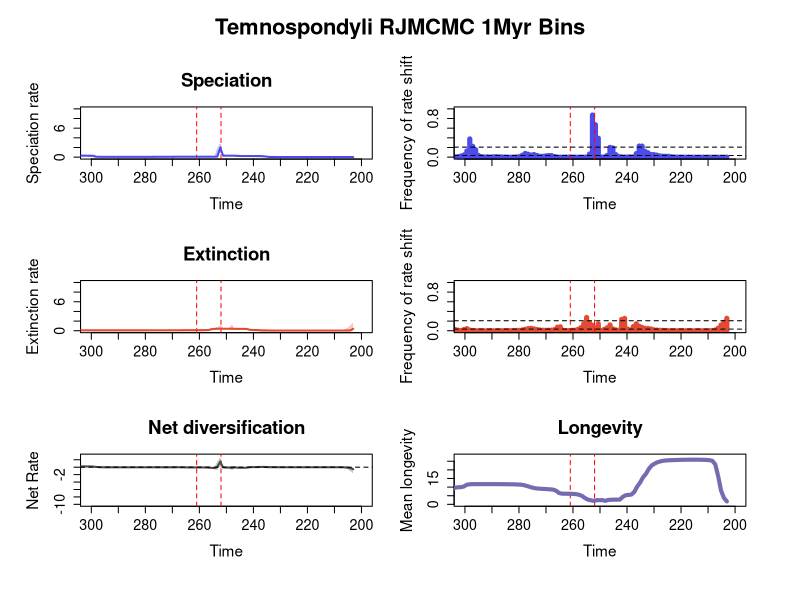

The R script that drew this image:


pdf(file='C:/Users/SimoesLabAdmin/Documents/BDNN_Arielli/temnospondyli/mcmc_no_predictors/A_rjmcmc_sampled_every_20k/RTT_plots_final.pdf', width=11, height=11)
# Note: reducing the width of the pdf by any more will force the x axis tick labels back to every 20 ma from the custom 10 ma
par(mfrow=c(3,2), cex.main=1.7, cex.lab=1.4, cex.axis=1.3,
    oma=c(2, 2, 4, 2))     # outer margins for the entire figure
library(scales)

# Define custom tick positions at 10 MY intervals
x_ticks <- seq(-300, -200, by=10)
x_tick_labels <- abs(x_ticks)

# Calculate positions for the mass extinction events
perm_trias_extinction = -252 # End-Permian mass extinction (252 Ma)
guadalupian_extinction = -261 # Guadalupian extinction (261 Ma)

time=c(-203.049067095, -204.11947328500003,-205.189879475,-206.26028566500003,-207.330691855,-208.40109804500003,-209.471504235,-210.54191042500003,-211.612316615,-212.68272280500003,-213.753128995,-214.82353518500003,-215.893941375,-216.96434756500003,-218.034753755,-219.10515994500003,-220.175566135,-221.24597232500003,-222.316378515,-223.38678470500003,-224.457190895,-225.52759708500002,-226.598003275,-227.66840946500002,-228.738815655,-229.80922184500002,-230.879628035,-231.95003422500002,-233.020440415,-234.09084660500002,-235.161252795,-236.23165898500002,-237.302065175,-238.37247136500002,-239.442877555,-240.51328374500002,-241.583689935,-242.65409612500002,-243.724502315,-244.79490850500002,-245.865314695,-246.93572088500002,-248.006127075,-249.07653326500002,-250.146939455,-251.21734564500002,-252.287751835,-253.35815802500002,-254.428564215,-255.49897040500002,-256.56937659500005,-257.639782785,-258.710188975,-259.780595165,-260.85100135500005,-261.921407545,-262.991813735,-264.062219925,-265.13262611500005,-266.203032305,-267.273438495,-268.343844685,-269.41425087500005,-270.484657065,-271.555063255,-272.625469445,-273.69587563500005,-274.766281825,-275.836688015,-276.907094205,-277.97750039500005,-279.047906585,-280.118312775,-281.188718965,-282.25912515500005,-283.329531345,-284.399937535,-285.470343725,-286.54074991500005,-287.611156105,-288.681562295,-289.751968485,-290.82237467500005,-291.892780865,-292.963187055,-294.033593245,-295.10399943500005,-296.174405625,-297.244811815,-298.315218005,-299.38562419500005,-300.456030385,-301.526436575,-302.596842765,-303.66724895500005,-304.737655145,-305.808061335,-306.878467525,-307.94887371500005,-309.019279905)
rate=c(0.02418712352950747, 0.02416526015265455,0.024158825108776434,0.024158825108776434,0.02415943995885243,0.0241599154402284,0.024159922373254684,0.024160971087713465,0.02416236273161705,0.024163714802773045,0.024165816998243696,0.024173497563970234,0.02418448748147939,0.024199443897796935,0.024211857151744964,0.02422827609694233,0.02424560645142779,0.024282100451159822,0.02432976154912806,0.024387237971664755,0.02452197733084148,0.024848273913091398,0.025303301399661554,0.025725043124976053,0.02619488091959979,0.02690725722673236,0.027983939263885593,0.029221776292478897,0.031386490611770956,0.03724827476612283,0.11624186748875011,0.17702605527303567,0.22349402542492935,0.22550980705800633,0.22600367293589596,0.22721065083005776,0.22762948651966938,0.22859155080988958,0.23094826407749686,0.23770956712983177,0.26072850989505825,0.3011449612107728,0.30510208105407954,0.30398817136319656,0.3039011579877309,0.30852988976270435,1.9264791944227753,0.11697652558664029,0.09246013352731378,0.09156141920772223,0.0914877028632062,0.09143063822501961,0.09142032997410687,0.0913484784923054,0.09120387812715022,0.09105978575314642,0.09085437827543252,0.09062845471960561,0.09056019635412922,0.09047010428520244,0.09020306051797039,0.08779802848773818,0.08476313732432102,0.08245766929734483,0.08091820187770012,0.07976662470257326,0.07858898417196458,0.07607171190433043,0.07372897060372212,0.07182979979080636,0.06848874574843372,0.06534943057909172,0.0640385897081617,0.06366670837916114,0.06354049504923479,0.06347583900377572,0.06344930300223862,0.06344930300223862,0.06349439596345435,0.06365743243227648,0.0638893207610183,0.06434530059821152,0.06460130228545075,0.06473222155492217,0.06498374370406705,0.0651566422906682,0.06543371631401235,0.06633425012641525,0.0729069480926264,0.0924337484396473,0.2842409308746611,0.2981120705283432,0.3037499181389608,0.3073290175291431,0.30847304047137625,0.3085448786818368,0.3086451889975679,0.30876811221883504,0.31189493371347055,0.33793115357445447)
minHPD=c(0.007531274290502142, 0.00753622990671462,0.007649910678998141,0.007567477482754343,0.007568870325054388,0.0075935331977245646,0.007599723887775216,0.007611786846115032,0.007531274290502142,0.007611786846115032,0.007610937465487986,0.007608722545017287,0.0075935331977245646,0.007568870325054388,0.00767755770345168,0.0076189430546379,0.007681191215750186,0.007676875502820546,0.0075631481154083855,0.0075653132366769685,0.00720922649374376,0.006129948152560766,0.003528637487108255,0.005909860015400134,0.00767755770345168,0.007933049017420866,0.008410720735350107,0.00877539142524024,0.00877539142524024,0.008884647015435133,0.011775100905627897,0.015534377258507934,0.08393562410128472,0.08676927190467426,0.08644869312330057,0.08737086855272184,0.08746471071220037,0.08737086855272184,0.08737086855272184,0.08662979920683504,0.09034472932102998,0.1308498410832844,0.20431470543398103,0.20592729753752023,0.20652639546388651,0.1959408564281656,1.0330355184337525,0.045767771168885765,0.050999987743032334,0.05168786169570942,0.05242496715759512,0.05259312456971181,0.05168786169570942,0.051818726264590866,0.05177390067750504,0.05242496715759512,0.051818726264590866,0.05173273493858286,0.05177390067750504,0.05153388033731122,0.05073098643268271,0.0487631720204029,0.04574130679718441,0.04314049643763425,0.04236802517001539,0.04040501526828131,0.03917574169163644,0.03774945929963532,0.0361198889861233,0.03486582005145578,0.028843370990684177,0.024081358420064848,0.024796662644830134,0.025448179697492593,0.02545710383444905,0.02568785653378891,0.02576060163002052,0.026061255316347086,0.027431269756419668,0.027876365593263272,0.029013078658278887,0.03034498080028249,0.031011852646028373,0.030931816626894013,0.031008948438542846,0.030431973216047195,0.02955243941549357,0.022952209044503652,0.030118343362656244,0.03334455065073734,0.04778432224494453,0.07170186587659277,0.1728194656400393,0.1784055917637081,0.18154360207118475,0.17964085602248894,0.17964085602248894,0.17880128655168084,0.16369982109381306,0.16358686547452764)
maxHPD=c(0.04354837535958902, 0.043320489844819496,0.043320489844819496,0.04319850121638267,0.04317903435004532,0.043185160392153386,0.04318132684299908,0.04317903435004532,0.043093514308327203,0.04317903435004532,0.04317903435004532,0.04318132684299908,0.043185160392153386,0.043176240195019644,0.043320489844819496,0.043324995614562906,0.043502893655917446,0.04372179388053163,0.04384514665740728,0.044290896115968,0.04522201552124802,0.04804725824948675,0.07139157257950533,0.09997895953388165,0.11326684484686322,0.12557741394578045,0.1380843130108084,0.14899127776667825,0.17285064214162696,0.24014667443022514,0.2854289250008776,0.3111408687567717,0.3350939741534418,0.330907498737883,0.3292700386070069,0.32861342892822465,0.32861342892822465,0.32892951247820934,0.33112158344904025,0.3415809833162391,0.3972025568018397,0.5044439570982041,0.47599468648264565,0.46511693670603915,0.4652532401866321,0.49966503770517506,3.0241912878913793,1.9002306863483356,0.19295965650523578,0.18270004696486522,0.18274129881169812,0.18251591147339274,0.18144577477629897,0.18126511227531591,0.18067398071667637,0.1808391730265163,0.1796691495305325,0.1790488696206697,0.1790488696206697,0.1791109432148444,0.1790488696206697,0.1763112855366342,0.17112945846795968,0.16553823915919094,0.16321437229038063,0.16026675880293625,0.1578170320570442,0.151084442538062,0.14301220736762094,0.137230120541602,0.12531809883997214,0.10824890720148485,0.10228341678541099,0.10109809586593688,0.10028661538705617,0.10029705305552772,0.10025649123403811,0.10028661538705617,0.10046818039263875,0.09881113018167997,0.09809728255555432,0.09727302933061259,0.09723730325736085,0.09726517453128557,0.09763382509496103,0.09809179624975817,0.10022956997160196,0.17862097983964617,0.30074296601444567,0.3432609950509072,0.42131962680414115,0.4366755666484208,0.4885427280102973,0.46479462829643625,0.4659208194420687,0.4657478429299226,0.46943139082128194,0.47378300739504847,0.5264527671892592,1.528683726773804)
remove_na = !is.na(rate)
time = time[remove_na]
plot(time,time,type = 'n', ylim = c(0, 10), xlim = c(-300,-200), ylab = 'Speciation rate', xlab = 'Time',main='Speciation', xaxt='n') # xaxt removes default x axis

# Add a title to the pdf
title(main="Temnospondyli RJMCMC 1Myr Bins", outer=TRUE, cex.main=2)

# Custom x-axis with 10MY interval ticks
axis(1, at=x_ticks, labels=x_tick_labels, cex.axis=1.3)
# Add vertical lines for mass extinction events
abline(v=perm_trias_extinction, col="red", lty=2) 
abline(v=guadalupian_extinction, col="red", lty=2)

polygon(c(time, rev(time)), c(maxHPD[remove_na], rev(minHPD[remove_na])), col = alpha('#4c4cec',0.3), border = NA)
lines(time,rate[remove_na], col = '#4c4cec', lwd=2)
mids=c(-203.0544731868687, -204.13569156060606,-205.21690993434345,-206.2981283080808,-207.3793466818182,-208.46056505555555,-209.54178342929293,-210.62300180303032,-211.70422017676768,-212.78543855050506,-213.86665692424242,-214.9478752979798,-216.02909367171716,-217.11031204545455,-218.19153041919193,-219.2727487929293,-220.35396716666668,-221.43518554040404,-222.51640391414142,-223.5976222878788,-224.67884066161616,-225.76005903535355,-226.8412774090909,-227.9224957828283,-229.00371415656568,-230.08493253030304,-231.16615090404042,-232.24736927777778,-233.32858765151516,-234.40980602525252,-235.4910243989899,-236.57224277272726,-237.65346114646465,-238.73467952020204,-239.8158978939394,-240.89711626767678,-241.97833464141414,-243.05955301515152,-244.1407713888889,-245.22198976262627,-246.30320813636365,-247.384426510101,-248.4656448838384,-249.54686325757578,-250.62808163131314,-251.7093000050505,-252.79051837878788,-253.87173675252527,-254.95295512626262,-256.03417350000007,-257.1153918737374,-258.1966102474747,-259.27782862121217,-260.3590469949495,-261.4402653686868,-262.52148374242427,-263.6027021161616,-264.68392048989904,-265.76513886363637,-266.8463572373737,-267.92757561111114,-269.00879398484847,-270.0900123585859,-271.17123073232324,-272.25244910606057,-273.333667479798,-274.41488585353534,-275.4961042272728,-276.5773226010101,-277.65854097474744,-278.7397593484849,-279.8209777222222,-280.90219609595965,-281.983414469697,-283.0646328434343,-284.14585121717175,-285.2270695909091,-286.3082879646465,-287.38950633838385,-288.4707247121212,-289.5519430858586,-290.63316145959595,-291.7143798333334,-292.7955982070707,-293.87681658080805,-294.9580349545455,-296.0392533282828,-297.12047170202027,-298.2016900757576,-299.2829084494949,-300.36412682323237,-301.4453451969697,-302.52656357070714,-303.60778194444447,-304.6890003181818,-305.77021869191924,-306.85143706565657,-307.9326554393939,-309.01387381313134)
counts=c(0.001550561797752809, 0.0009662921348314607,0.0005393258426966292,0.00044943820224719103,0.00047191011235955056,0.0002584269662921348,0.00023595505617977528,0.0002696629213483146,0.00021348314606741572,0.00041573033707865167,0.0004606741573033708,0.0006179775280898876,0.0009887640449438202,0.0010112359550561798,0.0011685393258426967,0.0014157303370786517,0.002303370786516854,0.00250561797752809,0.0035393258426966293,0.008224719101123596,0.019112359550561796,0.020617977528089887,0.021280898876404494,0.027157303370786517,0.042853932584269665,0.05302247191011236,0.05543820224719101,0.09149438202247191,0.12021348314606742,0.22886516853932584,0.2297191011235955,0.07376404494382023,0.004887640449438202,0.005044943820224719,0.004887640449438202,0.003056179775280899,0.0063370786516853935,0.014662921348314607,0.05203370786516854,0.18965168539325844,0.20152808988764045,0.034764044943820224,0.004022471910112359,0.003764044943820225,0.39164044943820225,0.6713932584269663,0.8722359550561798,0.06555056179775282,0.00451685393258427,0.0016067415730337078,0.0014831460674157304,0.001101123595505618,0.0017303370786516854,0.0024719101123595504,0.002044943820224719,0.002966292134831461,0.0022247191011235956,0.002112359550561798,0.002764044943820225,0.01357303370786517,0.033134831460674155,0.03451685393258427,0.027089887640449437,0.01955056179775281,0.018348314606741575,0.03506741573033708,0.0540561797752809,0.042853932584269665,0.0608314606741573,0.07877528089887641,0.03995505617977528,0.011191011235955057,0.00447191011235955,0.0020674157303370785,0.0011573033707865169,0.0011123595505617978,0.0026292134831460675,0.005786516853932585,0.006561797752808989,0.010606741573033708,0.008719101123595505,0.0032808988764044945,0.00698876404494382,0.005123595505617978,0.00903370786516854,0.033651685393258426,0.15407865168539325,0.22432584269662922,0.37747191011235953,0.1272247191011236,0.04706741573033708,0.025348314606741574,0.01196629213483146,0.004685393258426966,0.003797752808988764,0.004808988764044944,0.027112359550561797,0.17084269662921348,0.6472584269662921)
plot(mids,counts,type = 'h', xlim = c(-300,-200), ylim=c(0,1), ylab = 'Frequency of rate shift', xlab = 'Time',lwd=5,col='#4c4cec', xaxt='n') # xaxt removes default x axis

# Custom x-axis with 10MY interval ticks
axis(1, at=x_ticks, labels=x_tick_labels, cex.axis=1.3)
# Add vertical lines for mass extinction events
abline(v=perm_trias_extinction, col="red", lty=2) 
abline(v=guadalupian_extinction, col="red", lty=2)

bf2 = 0.03424893048592237
bf6 = 0.2076332959200362
abline(h=bf2, lty=2)
abline(h=bf6, lty=2)

time=c(-203.049067095, -204.11947328500003,-205.189879475,-206.26028566500003,-207.330691855,-208.40109804500003,-209.471504235,-210.54191042500003,-211.612316615,-212.68272280500003,-213.753128995,-214.82353518500003,-215.893941375,-216.96434756500003,-218.034753755,-219.10515994500003,-220.175566135,-221.24597232500003,-222.316378515,-223.38678470500003,-224.457190895,-225.52759708500002,-226.598003275,-227.66840946500002,-228.738815655,-229.80922184500002,-230.879628035,-231.95003422500002,-233.020440415,-234.09084660500002,-235.161252795,-236.23165898500002,-237.302065175,-238.37247136500002,-239.442877555,-240.51328374500002,-241.583689935,-242.65409612500002,-243.724502315,-244.79490850500002,-245.865314695,-246.93572088500002,-248.006127075,-249.07653326500002,-250.146939455,-251.21734564500002,-252.287751835,-253.35815802500002,-254.428564215,-255.49897040500002,-256.56937659500005,-257.639782785,-258.710188975,-259.780595165,-260.85100135500005,-261.921407545,-262.991813735,-264.062219925,-265.13262611500005,-266.203032305,-267.273438495,-268.343844685,-269.41425087500005,-270.484657065,-271.555063255,-272.625469445,-273.69587563500005,-274.766281825,-275.836688015,-276.907094205,-277.97750039500005,-279.047906585,-280.118312775,-281.188718965,-282.25912515500005,-283.329531345,-284.399937535,-285.470343725,-286.54074991500005,-287.611156105,-288.681562295,-289.751968485,-290.82237467500005,-291.892780865,-292.963187055,-294.033593245,-295.10399943500005,-296.174405625,-297.244811815,-298.315218005,-299.38562419500005,-300.456030385,-301.526436575,-302.596842765,-303.66724895500005,-304.737655145,-305.808061335,-306.878467525,-307.94887371500005,-309.019279905)
rate=c(0.4130314146352023, 0.051015764410797734,0.04378287096112472,0.04019509796288638,0.03856850978911769,0.038228648971374964,0.03816546537937909,0.03813903971273122,0.03811903114312526,0.03810586767506108,0.038101866416856936,0.038102478839768424,0.03810586767506108,0.03811607779270446,0.038137777187102886,0.03816021100819254,0.03820883340235487,0.0382918764228614,0.03832626500814389,0.03837303074592044,0.038446111331607594,0.0385599965428783,0.038700114371874046,0.03896644237902143,0.039346982455753514,0.03989204341652407,0.04055205171920674,0.04188986054025788,0.04385110463965587,0.045450184412539354,0.048633994953126966,0.05242818645758376,0.06515276815680826,0.1359066104178435,0.14871479741747773,0.1591566382961101,0.23580843851089847,0.3797432382228385,0.3818809591785406,0.38376830776282234,0.38789770830072035,0.39641423701250345,0.41309135071665554,0.4057304528062148,0.4058017954116231,0.40721565335982646,0.42934076372266594,0.41028248777683274,0.3911921332016697,0.31748101607987245,0.15547256933909454,0.12691952102221551,0.11555013378455205,0.11350646690834712,0.11234685351093987,0.11174835538905911,0.11142331757375938,0.11085987103344361,0.10674423359057167,0.10003080669013095,0.09769863461815678,0.09702328933706246,0.09651765905920567,0.09603542672692414,0.09561816859483319,0.09512501747608797,0.09439239595577381,0.09328131730658662,0.09155646384974052,0.08974525696803241,0.08833611486671605,0.08740840671122742,0.08695406912587861,0.08670315021601521,0.08652797225547787,0.08642262039396771,0.08631331164383954,0.08623560840112904,0.0861677473414658,0.086105686061384,0.08606722870819386,0.08605208761954321,0.08603949776404524,0.08603507121327131,0.08603904646216362,0.08604422861936314,0.08605306768046941,0.08607732886190611,0.0861542834947572,0.08628548405642131,0.08685410752554637,0.08845786460721076,0.08906585079891344,0.08918283200248335,0.0894624726910338,0.09018067551901887,0.09293299500269137,0.09808778156469619,0.5031761103134161,0.5243255149854191)
minHPD=c(0.0029981636438845554, 6.184892426516235e-06,0.002159094752672523,6.184892426516235e-06,0.009111524127604579,0.009957630854288033,0.01092943508589366,0.01092943508589366,0.011051197658184074,0.01092943508589366,0.011035599449806949,0.011051975477775177,0.011080643914757281,0.0110853981644967,0.011087255333831845,0.011035599449806949,0.011076432014019682,0.011072543840926003,0.011059814728801154,0.011044993184485036,0.0110853981644967,0.011051197658184074,0.011097822329980633,0.010485892818468377,0.010314177905774375,0.009235326143916148,0.007706695371059864,0.007663556725564933,0.009758267320137086,0.010077983957248144,0.009128383430344694,0.012891124999270472,0.020922071778256262,0.02519612263995899,0.0265425319205037,0.027467799450976802,0.02857539625086351,0.1483266001990327,0.15531933290345132,0.16362311435711024,0.1673723676173281,0.1731903047630816,0.24919959154229493,0.27614393132088605,0.27614393132088605,0.2750336374527667,0.2666113609253544,0.07910577001631075,0.0775995950065893,0.07345585010230855,0.07211776066664508,0.07026576441563144,0.07034240295089232,0.07016435500638774,0.0700995479515686,0.07034011583684947,0.07026576441563144,0.06934812701216438,0.06618264976037125,0.05945036237733298,0.062355144246523914,0.062417117012657355,0.062403729372750474,0.06180161659550168,0.06231841502954851,0.061137418768980635,0.06118931711304754,0.0581196575011675,0.05545603711224187,0.05109764103880086,0.04899835429595621,0.050990969480381176,0.05297994343468534,0.05320306462965874,0.05448248477132658,0.05481951137916173,0.0555282851320574,0.05545603711224187,0.05551188367122914,0.05551188367122914,0.0555336965783079,0.05551188367122914,0.05551278959853054,0.05552461308849902,0.05560174078693684,0.05559457677712725,0.05559457677712725,0.05552461308849902,0.05552461308849902,0.05549046413368662,0.05259069563211943,0.046001965119303365,0.04849670895210948,0.04986913508978784,0.049662866374372304,0.049812192225909734,0.0506115300909486,0.05057835393149616,0.06531674710016036,0.17194322542077828)
maxHPD=c(1.9043110300383437, 1.0876755309113346,0.5826726748571851,0.27031371897838585,0.07108875687456286,0.0682680692604187,0.0685582354323586,0.06825311490669245,0.06817496998954305,0.06790844555367334,0.06793345967269344,0.06791234684669646,0.06791234684669646,0.06791234684669646,0.06790420442972758,0.0678140543962487,0.06779477554565912,0.06779477554565912,0.06783406082935609,0.06791171133704568,0.06812334336431226,0.06843319128195008,0.06905443465935632,0.06964130721000375,0.07136182489783158,0.07439233262673711,0.08196865229720325,0.12688206607774266,0.16910167057151881,0.19598190382504946,0.26452138191827373,0.3198829258071758,0.3838455200117149,0.41120245825683344,0.41476915100885714,0.41895112515102617,0.4447069659099905,0.5052473033515864,0.5048469938915596,0.5109781208448838,0.5150819005174138,0.5380653077956598,1.3218494329931583,0.5496570435173754,0.5493586821607914,0.5628547215234935,1.1478053352966848,0.745783345070285,0.5621157576157871,0.49338058471802143,0.4373298267289903,0.4080014331477894,0.39222473320144013,0.3868045721857568,0.3831650348550487,0.38231984080995784,0.3817543641234693,0.3801976353425681,0.3658888887311163,0.2655957366373177,0.21998895194183615,0.2140286703009947,0.2113150389092639,0.20860649692859481,0.2079119981734033,0.20508688408099685,0.2026867115459717,0.19400032951296842,0.18127782932004985,0.1589912096605309,0.13424560326372798,0.11943330637359244,0.11701811588520236,0.11545775160845642,0.11537305304087614,0.11507369072978178,0.11518028115706784,0.11475533817010773,0.11455869083150248,0.11436357877886624,0.1143506469396821,0.11430002426184427,0.11428658888247434,0.11428590745301193,0.1143506469396821,0.11436357877886624,0.11436191800620027,0.11436357877886624,0.11468217559167274,0.115215708161325,0.11620177381159257,0.19713728184016713,0.22766673826753814,0.2351495025774724,0.2494422643900455,0.287951353554717,0.4354021496385959,0.5556867456352106,0.8996063365860086,0.9568602996300126)
remove_na = !is.na(rate)
time = time[remove_na]
plot(time,time,type = 'n', ylim = c(0, 10), xlim = c(-300,-200), ylab = 'Extinction rate', xlab = 'Time',main='Extinction', xaxt='n') # xaxt removes default x axis

# Custom x-axis with 10MY interval ticks
axis(1, at=x_ticks, labels=x_tick_labels, cex.axis=1.3)
# Add vertical lines for mass extinction events
abline(v=perm_trias_extinction, col="red", lty=2) 
abline(v=guadalupian_extinction, col="red", lty=2)


polygon(c(time, rev(time)), c(maxHPD[remove_na], rev(minHPD[remove_na])), col = alpha('#e34a33',0.3), border = NA)
lines(time,rate[remove_na], col = '#e34a33', lwd=2)
mids=c(-203.0544731868687, -204.13569156060606,-205.21690993434345,-206.2981283080808,-207.3793466818182,-208.46056505555555,-209.54178342929293,-210.62300180303032,-211.70422017676768,-212.78543855050506,-213.86665692424242,-214.9478752979798,-216.02909367171716,-217.11031204545455,-218.19153041919193,-219.2727487929293,-220.35396716666668,-221.43518554040404,-222.51640391414142,-223.5976222878788,-224.67884066161616,-225.76005903535355,-226.8412774090909,-227.9224957828283,-229.00371415656568,-230.08493253030304,-231.16615090404042,-232.24736927777778,-233.32858765151516,-234.40980602525252,-235.4910243989899,-236.57224277272726,-237.65346114646465,-238.73467952020204,-239.8158978939394,-240.89711626767678,-241.97833464141414,-243.05955301515152,-244.1407713888889,-245.22198976262627,-246.30320813636365,-247.384426510101,-248.4656448838384,-249.54686325757578,-250.62808163131314,-251.7093000050505,-252.79051837878788,-253.87173675252527,-254.95295512626262,-256.03417350000007,-257.1153918737374,-258.1966102474747,-259.27782862121217,-260.3590469949495,-261.4402653686868,-262.52148374242427,-263.6027021161616,-264.68392048989904,-265.76513886363637,-266.8463572373737,-267.92757561111114,-269.00879398484847,-270.0900123585859,-271.17123073232324,-272.25244910606057,-273.333667479798,-274.41488585353534,-275.4961042272728,-276.5773226010101,-277.65854097474744,-278.7397593484849,-279.8209777222222,-280.90219609595965,-281.983414469697,-283.0646328434343,-284.14585121717175,-285.2270695909091,-286.3082879646465,-287.38950633838385,-288.4707247121212,-289.5519430858586,-290.63316145959595,-291.7143798333334,-292.7955982070707,-293.87681658080805,-294.9580349545455,-296.0392533282828,-297.12047170202027,-298.2016900757576,-299.2829084494949,-300.36412682323237,-301.4453451969697,-302.52656357070714,-303.60778194444447,-304.6890003181818,-305.77021869191924,-306.85143706565657,-307.9326554393939,-309.01387381313134)
counts=c(0.2570674157303371, 0.17348314606741572,0.1197752808988764,0.052764044943820226,0.01301123595505618,0.00350561797752809,0.0017865168539325843,0.00149438202247191,0.0009213483146067416,0.0007415730337078652,0.0006067415730337079,0.0006629213483146068,0.0006853932584269663,0.0008539325842696629,0.0011348314606741572,0.0022696629213483145,0.0021573033707865167,0.0014382022471910113,0.0017865168539325843,0.002258426966292135,0.003112359550561798,0.004797752808988764,0.00798876404494382,0.010674157303370787,0.014224719101123596,0.019224719101123597,0.03807865168539326,0.045539325842696626,0.048741573033707866,0.07024719101123596,0.0948876404494382,0.145,0.08789887640449438,0.016213483146067416,0.0361123595505618,0.25502247191011235,0.23504494382022473,0.012258426966292134,0.017370786516853934,0.0389438202247191,0.11991011235955056,0.06079775280898876,0.028247191011235954,0.0039101123595505615,0.14259550561797754,0.06219101123595506,0.11421348314606741,0.1603370786516854,0.2742022471910112,0.14391011235955056,0.06312359550561798,0.027112359550561797,0.011067415730337078,0.008134831460674157,0.00401123595505618,0.004426966292134831,0.009741573033707865,0.08197752808988765,0.0738314606741573,0.023157303370786517,0.012752808988764045,0.011808988764044943,0.011168539325842696,0.011325842696629214,0.01656179775280899,0.024415730337078653,0.039269662921348314,0.04978651685393259,0.04396629213483146,0.031696629213483145,0.016853932584269662,0.008056179775280899,0.006146067415730337,0.004179775280898876,0.0034719101123595504,0.003089887640449438,0.0023932584269662923,0.0018651685393258426,0.001898876404494382,0.0009101123595505618,0.0006853932584269663,0.000550561797752809,0.00047191011235955056,0.0007078651685393258,0.0007303370786516854,0.0010112359550561798,0.002460674157303371,0.004022471910112359,0.014303370786516854,0.043808988764044945,0.026213483146067414,0.0057752808988764046,0.010943820224719101,0.026674157303370787,0.08947191011235955,0.12779775280898875,0.6028426966292135,0.06769662921348314,0.007707865168539326)
plot(mids,counts,type = 'h', xlim = c(-300,-200), ylim=c(0,1), ylab = 'Frequency of rate shift', xlab = 'Time',lwd=5,col='#e34a33', xaxt='n') # xaxt removes default x axis

# Custom x-axis with 10MY interval ticks
axis(1, at=x_ticks, labels=x_tick_labels, cex.axis=1.3) 
# Add vertical lines for mass extinction events
abline(v=perm_trias_extinction, col="red", lty=2) 
abline(v=guadalupian_extinction, col="red", lty=2)

abline(h=bf2, lty=2)
abline(h=bf6, lty=2)

#Net Diversification Rate
time=c(-203.049067095, -204.11947328500003,-205.189879475,-206.26028566500003,-207.330691855,-208.40109804500003,-209.471504235,-210.54191042500003,-211.612316615,-212.68272280500003,-213.753128995,-214.82353518500003,-215.893941375,-216.96434756500003,-218.034753755,-219.10515994500003,-220.175566135,-221.24597232500003,-222.316378515,-223.38678470500003,-224.457190895,-225.52759708500002,-226.598003275,-227.66840946500002,-228.738815655,-229.80922184500002,-230.879628035,-231.95003422500002,-233.020440415,-234.09084660500002,-235.161252795,-236.23165898500002,-237.302065175,-238.37247136500002,-239.442877555,-240.51328374500002,-241.583689935,-242.65409612500002,-243.724502315,-244.79490850500002,-245.865314695,-246.93572088500002,-248.006127075,-249.07653326500002,-250.146939455,-251.21734564500002,-252.287751835,-253.35815802500002,-254.428564215,-255.49897040500002,-256.56937659500005,-257.639782785,-258.710188975,-259.780595165,-260.85100135500005,-261.921407545,-262.991813735,-264.062219925,-265.13262611500005,-266.203032305,-267.273438495,-268.343844685,-269.41425087500005,-270.484657065,-271.555063255,-272.625469445,-273.69587563500005,-274.766281825,-275.836688015,-276.907094205,-277.97750039500005,-279.047906585,-280.118312775,-281.188718965,-282.25912515500005,-283.329531345,-284.399937535,-285.470343725,-286.54074991500005,-287.611156105,-288.681562295,-289.751968485,-290.82237467500005,-291.892780865,-292.963187055,-294.033593245,-295.10399943500005,-296.174405625,-297.244811815,-298.315218005,-299.38562419500005,-300.456030385,-301.526436575,-302.596842765,-303.66724895500005,-304.737655145,-305.808061335,-306.878467525,-307.94887371500005,-309.019279905)
net_rate=c(-0.5609629032404865, -0.24318576335205772,-0.10073729537755335,-0.03634136418336248,-0.018176487894685026,-0.014705777141677652,-0.014117730101008986,-0.013920814158152914,-0.01380720395513796,-0.013734882365648505,-0.013692826678096069,-0.013673230988352138,-0.013659718769089241,-0.013643215727450054,-0.013631372568526959,-0.013612979802691954,-0.013616491443576522,-0.013600760852366604,-0.013483119170800487,-0.013319917189362927,-0.012850419648943382,-0.011524296331125802,-0.009685043126247695,-0.00820286287058657,-0.006635370234931697,-0.004005551996254554,-0.00020393532092685088,0.0018680673181838692,0.005031542538947415,0.018199373232478153,0.04161843207107558,0.08410718769078923,0.07136869274389508,0.03526362678317655,0.029133938454069634,0.02417978849850956,-0.018361173612375353,-0.14749396343595775,-0.14964998821786488,-0.146510977070638,-0.12320946806169751,-0.05356198705234775,-0.16232384921943116,-0.08885992154387069,-0.0890398999273968,-0.06180058347509843,1.468413641277199,0.08219732627193223,-0.24834794201788368,-0.1748147473801095,-0.10328105223279396,-0.07763473573088102,-0.06545746701628256,-0.06170597348440511,-0.05948919332590297,-0.058664961169979435,-0.05840770339838641,-0.057888189397984485,-0.04852416486223214,-0.023963014741327105,-0.013786695752188605,-0.014125670105680237,-0.016373761958315785,-0.018151730170672935,-0.019224289172436734,-0.019524181547465665,-0.019203429256224227,-0.0200809423881323,-0.019286344222644376,-0.01749152715504706,-0.01994583103625293,-0.02338373654353351,-0.024413527500299455,-0.02439669291240666,-0.024213552070294093,-0.024046636948705888,-0.023855176476582206,-0.023695558110297246,-0.02344537178988926,-0.02301251859487697,-0.022534801352745167,-0.021690140129678234,-0.02116389550788343,-0.02088845887815745,-0.020276358708678253,-0.01964035565301384,-0.018179020129492678,-0.01132286805440534,0.025513339835123747,0.07720427536620769,0.1791846732360661,0.19820568024833574,0.20679164628329336,0.21395612258173155,0.21440849356470737,0.20688463446526115,0.17662001763208157,0.12490820639511681,-0.17759876923353024,-0.03381524086096408)
net_minHPD=c(-1.8818046220363187, -1.0673116623645296,-0.5634511506869334,-0.2517703904956368,-0.05067000567173807,-0.04764815553809995,-0.047676926951191884,-0.046594263521239576,-0.046504026402709175,-0.04634524793589088,-0.04626380129155584,-0.04630147545344236,-0.04626380129155584,-0.04626380129155584,-0.04630147545344236,-0.04646743526568907,-0.04659283871819911,-0.04687811897165017,-0.047389040298495486,-0.04817744029308231,-0.050352959530707585,-0.05410780668350986,-0.06580249966388159,-0.05724101766804496,-0.0572904281050636,-0.057169303970091144,-0.060868161328597535,-0.10029874955421339,-0.14800603641204213,-0.1394334882842106,-0.16631142932741208,-0.1722340824140166,-0.20640712722299673,-0.21684922126858772,-0.21844430563038056,-0.2252107001110523,-0.26524708647632633,-0.3494923540674771,-0.3460623621175132,-0.3506393934343154,-0.34535979649040605,-0.32001099510810305,-0.8829376190793021,-0.2675682689353751,-0.2675456044040333,-0.3162591848748595,0.42498129889447256,-0.8380386468122706,-0.5374565979192821,-0.41912308653178654,-0.35191047268784104,-0.3200999318983351,-0.3025410761471953,-0.2938670042614443,-0.29022542766290743,-0.2898599513510083,-0.29024473444265225,-0.2898599513510083,-0.27292944666269126,-0.15657363495561993,-0.11367447805356054,-0.1142200247593694,-0.11436603224952503,-0.12064771594267815,-0.1216343711365741,-0.12164337076067817,-0.12136658421014454,-0.12777726303375017,-0.1177407037076712,-0.09458486556675104,-0.08243487719224937,-0.07867765773416172,-0.07216829082119436,-0.0719289837028095,-0.06955316621986707,-0.06843000249440832,-0.06764018515124573,-0.06719811457635673,-0.06724147890245669,-0.06614640800163751,-0.06461760722995465,-0.06386579505180623,-0.06391104179976635,-0.06385840801601952,-0.06386280970564442,-0.06386579505180623,-0.06666079832069163,-0.07880617063577453,-0.06527035616914728,-0.05846596506892196,-0.038149632925157634,-0.02599808628546707,-0.01382765243842285,0.03879472892484903,0.030937446142514646,-0.01821478597521975,-0.17167266655157348,-0.3048653359715505,-0.6773060167342446,-0.767278387395649)
net_maxHPD=c(0.034154881639850795, 0.03561751538633587,0.03463732213530891,0.03572044001348852,0.02141677985207269,0.01965483499766666,0.018829633761082452,0.019564908800210532,0.01939503317906833,0.0193887499416375,0.019360114087386297,0.019297187028698155,0.019321023156807348,0.019368668606225665,0.01938816394593229,0.019314184483354625,0.019321023156807348,0.0193640786431291,0.0193887499416375,0.019527101174262415,0.019867543479806248,0.023928997519179963,0.04171507723133079,0.07618286811336794,0.08892365864298331,0.10474226558536595,0.12376399425264069,0.13962047981165188,0.15308661596633735,0.23883891625407858,0.2780443303544262,0.29870494825532456,0.2885861376088448,0.27637558268025986,0.2759027329187939,0.2752238037278585,0.27024767219479445,0.061925523376671454,0.05512868063483117,0.05655527058508472,0.11296620723597675,0.24009394405413556,0.20652072578976355,0.12021299832935067,0.11922329340333743,0.17255723825540403,2.636872130895943,1.6606990791706862,0.055418525354517176,0.0452578574602714,0.055049614671057165,0.05650547437266237,0.05733965013111314,0.06032797000856191,0.06094622179601432,0.0605354370122715,0.06046889644854479,0.06122130056482922,0.06762051217411884,0.09266993799558805,0.08795774858946888,0.08087319766726205,0.07919768536093058,0.07441512016495908,0.07441512016495908,0.07441512016495908,0.07443784198662688,0.07120798212067547,0.07081450106157641,0.0679458595521928,0.05261083809339147,0.026965590737829864,0.020839520833921113,0.01719268938229218,0.017188170655527357,0.017260303768082755,0.017136664977149885,0.016990625761050163,0.01618430106138119,0.01620908647939863,0.016990625761050163,0.017196086333553545,0.017305571769474823,0.0180000258197425,0.019091993128962426,0.02093784523579076,0.022606043801451224,0.09065808638393268,0.2170411620598199,0.2634356338808605,0.3428035026184158,0.35066543406257317,0.36100089995099416,0.3988364369721715,0.40731905193300755,0.41510170591147094,0.4081705229080055,0.4021122257116708,0.29615818713418113,1.0131508860008667)
remove_na = !is.na(net_rate)
time = time[remove_na]
plot(time,time,type = 'n', ylim = c(-10, 3), xlim = c(-300,-200), ylab = 'Net Rate', xlab = 'Time',lwd=2, main='Net diversification', col= '#504A4B', xaxt='n') # xaxt removes default x axis

# Custom x-axis with 10MY interval ticks
axis(1, at=x_ticks, labels=x_tick_labels, cex.axis=1.3) 
# Add vertical lines for mass extinction events
abline(v=perm_trias_extinction, col="red", lty=2) 
abline(v=guadalupian_extinction, col="red", lty=2)

polygon(c(time, rev(time)), c(net_maxHPD[remove_na], rev(net_minHPD[remove_na])), col = alpha('#504A4B',0.3), border = NA)
lines(time,net_rate[remove_na], col = '#504A4B', lwd=2)
abline(h=0,lty=2)

time=c(-203.049067095, -204.11947328500003,-205.189879475,-206.26028566500003,-207.330691855,-208.40109804500003,-209.471504235,-210.54191042500003,-211.612316615,-212.68272280500003,-213.753128995,-214.82353518500003,-215.893941375,-216.96434756500003,-218.034753755,-219.10515994500003,-220.175566135,-221.24597232500003,-222.316378515,-223.38678470500003,-224.457190895,-225.52759708500002,-226.598003275,-227.66840946500002,-228.738815655,-229.80922184500002,-230.879628035,-231.95003422500002,-233.020440415,-234.09084660500002,-235.161252795,-236.23165898500002,-237.302065175,-238.37247136500002,-239.442877555,-240.51328374500002,-241.583689935,-242.65409612500002,-243.724502315,-244.79490850500002,-245.865314695,-246.93572088500002,-248.006127075,-249.07653326500002,-250.146939455,-251.21734564500002,-252.287751835,-253.35815802500002,-254.428564215,-255.49897040500002,-256.56937659500005,-257.639782785,-258.710188975,-259.780595165,-260.85100135500005,-261.921407545,-262.991813735,-264.062219925,-265.13262611500005,-266.203032305,-267.273438495,-268.343844685,-269.41425087500005,-270.484657065,-271.555063255,-272.625469445,-273.69587563500005,-274.766281825,-275.836688015,-276.907094205,-277.97750039500005,-279.047906585,-280.118312775,-281.188718965,-282.25912515500005,-283.329531345,-284.399937535,-285.470343725,-286.54074991500005,-287.611156105,-288.681562295,-289.751968485,-290.82237467500005,-291.892780865,-292.963187055,-294.033593245,-295.10399943500005,-296.174405625,-297.244811815,-298.315218005,-299.38562419500005,-300.456030385,-301.526436575,-302.596842765,-303.66724895500005,-304.737655145,-305.808061335,-306.878467525,-307.94887371500005,-309.019279905)
rate=c(1.7048775970947674, 3.7267043472042265,7.955104601036087,16.31617368909301,23.18955917648405,25.22187277808005,25.601684807210937,25.731317320772888,25.807030395368802,25.853705672821146,25.880193298403118,25.888030056435568,25.88726621559945,25.878613229116137,25.862460449371707,25.841470020231473,25.793047540417234,25.717102109170327,25.67899685598657,25.628126965260435,25.557913042097532,25.44874045143391,25.266849017784686,24.91024080541243,24.40075205607164,23.58376562795538,22.53329336523718,20.481988362034052,17.62649314479801,15.654362210139995,12.59236639312283,10.34178382581458,7.194814508331174,5.669409007359601,5.468690173754649,5.295681257210755,4.317387084627907,2.767394584015693,2.737393939376046,2.7156999521972405,2.6669516003193787,2.561984357050718,2.040440452636722,2.4479131876569444,2.4486303991193066,2.425966558388971,1.9579489263936216,2.357511093104032,2.707393589556248,3.57313408769579,4.807142636227682,5.487886160534552,5.881914856684817,6.017349452599693,6.106371730662146,6.144737929127816,6.163876290095808,6.192082875521526,6.57456592898577,7.837117587615808,8.505348843960064,8.695114518574995,8.80481228081619,8.909375029690816,8.996225509108829,9.101044968920888,9.273690544876288,9.568029468774325,10.042932666213554,10.590962391571766,11.047028221482671,11.34802966441383,11.489148367325768,11.556880249703674,11.604953647522803,11.636417519396796,11.665770167306704,11.68530316102202,11.699686613090705,11.712319207485317,11.722879555005386,11.7267026278903,11.728915573083933,11.72965196226603,11.728831118360272,11.727696982055434,11.724837543146766,11.71741943629112,11.689803331885871,11.638925979732484,11.317352997419956,10.307950188568514,9.961612534705722,9.869316637897194,9.644491706482869,8.979698475061396,7.036498456888172,5.138415577250926,1.9503673972984097,1.8341026714086315)
minHPD=c(1.7048775970947674, 3.7267043472042265,7.955104601036087,16.31617368909301,23.18955917648405,25.22187277808005,25.601684807210937,25.731317320772888,25.807030395368802,25.853705672821146,25.880193298403118,25.888030056435568,25.88726621559945,25.878613229116137,25.862460449371707,25.841470020231473,25.793047540417234,25.717102109170327,25.67899685598657,25.628126965260435,25.557913042097532,25.44874045143391,25.266849017784686,24.91024080541243,24.40075205607164,23.58376562795538,22.53329336523718,20.481988362034052,17.62649314479801,15.654362210139995,12.59236639312283,10.34178382581458,7.194814508331174,5.669409007359601,5.468690173754649,5.295681257210755,4.317387084627907,2.767394584015693,2.737393939376046,2.7156999521972405,2.6669516003193787,2.561984357050718,2.040440452636722,2.4479131876569444,2.4486303991193066,2.425966558388971,1.9579489263936216,2.357511093104032,2.707393589556248,3.57313408769579,4.807142636227682,5.487886160534552,5.881914856684817,6.017349452599693,6.106371730662146,6.144737929127816,6.163876290095808,6.192082875521526,6.57456592898577,7.837117587615808,8.505348843960064,8.695114518574995,8.80481228081619,8.909375029690816,8.996225509108829,9.101044968920888,9.273690544876288,9.568029468774325,10.042932666213554,10.590962391571766,11.047028221482671,11.34802966441383,11.489148367325768,11.556880249703674,11.604953647522803,11.636417519396796,11.665770167306704,11.68530316102202,11.699686613090705,11.712319207485317,11.722879555005386,11.7267026278903,11.728915573083933,11.72965196226603,11.728831118360272,11.727696982055434,11.724837543146766,11.71741943629112,11.689803331885871,11.638925979732484,11.317352997419956,10.307950188568514,9.961612534705722,9.869316637897194,9.644491706482869,8.979698475061396,7.036498456888172,5.138415577250926,1.9503673972984097,1.8341026714086315)
maxHPD=c(1.7048775970947674, 3.7267043472042265,7.955104601036087,16.31617368909301,23.18955917648405,25.22187277808005,25.601684807210937,25.731317320772888,25.807030395368802,25.853705672821146,25.880193298403118,25.888030056435568,25.88726621559945,25.878613229116137,25.862460449371707,25.841470020231473,25.793047540417234,25.717102109170327,25.67899685598657,25.628126965260435,25.557913042097532,25.44874045143391,25.266849017784686,24.91024080541243,24.40075205607164,23.58376562795538,22.53329336523718,20.481988362034052,17.62649314479801,15.654362210139995,12.59236639312283,10.34178382581458,7.194814508331174,5.669409007359601,5.468690173754649,5.295681257210755,4.317387084627907,2.767394584015693,2.737393939376046,2.7156999521972405,2.6669516003193787,2.561984357050718,2.040440452636722,2.4479131876569444,2.4486303991193066,2.425966558388971,1.9579489263936216,2.357511093104032,2.707393589556248,3.57313408769579,4.807142636227682,5.487886160534552,5.881914856684817,6.017349452599693,6.106371730662146,6.144737929127816,6.163876290095808,6.192082875521526,6.57456592898577,7.837117587615808,8.505348843960064,8.695114518574995,8.80481228081619,8.909375029690816,8.996225509108829,9.101044968920888,9.273690544876288,9.568029468774325,10.042932666213554,10.590962391571766,11.047028221482671,11.34802966441383,11.489148367325768,11.556880249703674,11.604953647522803,11.636417519396796,11.665770167306704,11.68530316102202,11.699686613090705,11.712319207485317,11.722879555005386,11.7267026278903,11.728915573083933,11.72965196226603,11.728831118360272,11.727696982055434,11.724837543146766,11.71741943629112,11.689803331885871,11.638925979732484,11.317352997419956,10.307950188568514,9.961612534705722,9.869316637897194,9.644491706482869,8.979698475061396,7.036498456888172,5.138415577250926,1.9503673972984097,1.8341026714086315)
remove_na = !is.na(rate)
time = time[remove_na]
plot(time,time,type = 'n', ylim = c(0, 28), xlim = c(-300,-200), ylab = 'Mean longevity', xlab = 'Time',main='Longevity', xaxt='n') # xaxt removes default x axis

# Custom x-axis with 10MY interval ticks
axis(1, at=x_ticks, labels=x_tick_labels, cex.axis=1.3)
# Add vertical lines for mass extinction events
abline(v=perm_trias_extinction, col="red", lty=2) 
abline(v=guadalupian_extinction, col="red", lty=2)

polygon(c(time, rev(time)), c(maxHPD[remove_na], rev(minHPD[remove_na])), col = alpha('#756bb1',0.3), border = NA)
lines(time,rate[remove_na], col = '#756bb1', lwd=4)

n <- dev.off()
